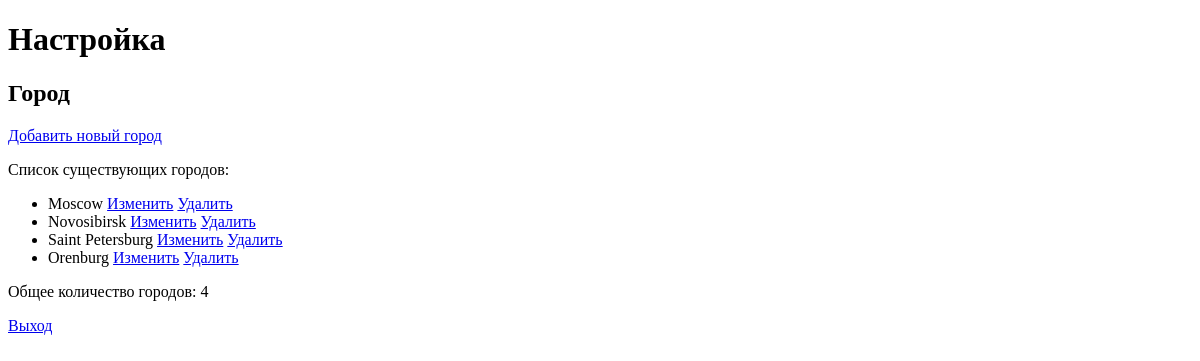
Page /customization/ (signed in) on the earlier database version.
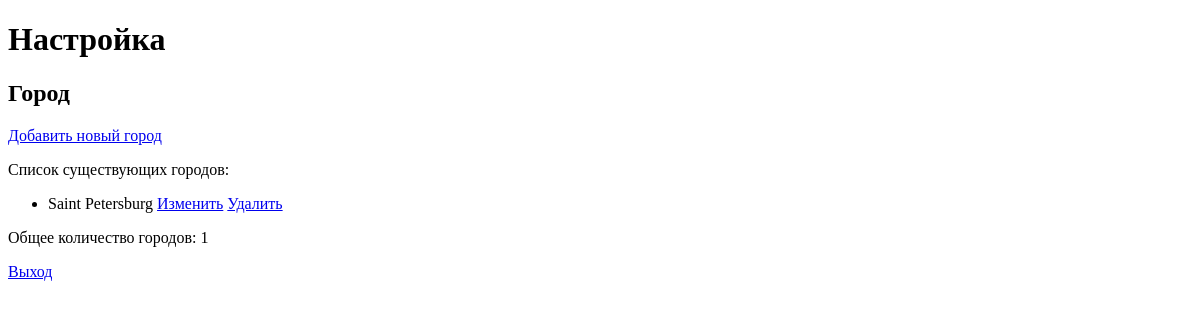
Same page on the later database version.
### simetra_app/models.py (models this page shows, shortened)
class City(models.Model):
    class Meta:
        verbose_name_plural = 'Cities'
    name = models.CharField(max_length=100)
    longitude = models.DecimalField(max_digits=15, decimal_places=12, default=0)
    latitude = models.DecimalField(max_digits=15, decimal_places=12, default=0)

### simetra_app/views.py (the view)
# urls.py: path('customization/', views.customization, name='customization'),
@login_required(login_url='simetra_app:staff-login')
def customization(request):
    context = {
        'list_of_cities': City.objects.all(),
        'number_of_cities': City.objects.all().count(),
    }
    return render(request, 'simetra_app/customization.html', context)

### simetra_app/templates/simetra_app/customization.html (shortened to what this page needs)
<!DOCTYPE html>
<html lang="en">
  <head>
  </head>
  <body>
    <h1>Настройка</h1>
    <h2>Город</h2>
    <p><a href="{% url 'simetra_app:create-city' %}">Добавить новый город</a></p>
    Список существующих городов:
    <ul>
      {% for city in list_of_cities %}
      <li>
        {{ city.name }}
        <a href="{% url 'simetra_app:update-city' city.id %}">Изменить</a>
        <a href="{% url 'simetra_app:delete-city' city.id %}">Удалить</a>
      </li>
      {% endfor %}
    </ul>
    <p>Общее количество городов: {{ number_of_cities }}</p>
    <a href="{% url 'simetra_app:staff-logout' %}">Выход</a>
  </body>
</html>

Differences in the rows shown:
removed City: name "Moscow"
removed City: name "Novosibirsk"
removed City: name "Orenburg"
Other differences:
{{ number_of_cities }}: "4" → "1"
